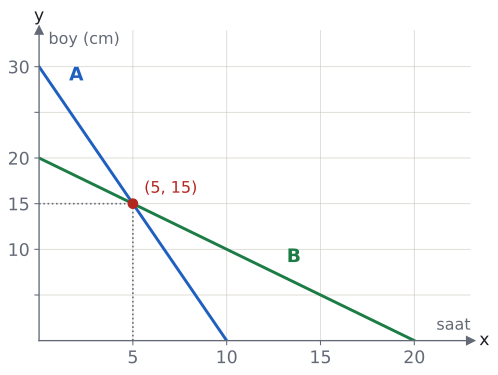

This chart was generated by the following Python code:
import sys; sys.path.insert(0, "tools")
from cizim import *

# A mumu: 30 cm, 10 saatte biter (3 cm/saat). B mumu: 20 cm, 20 saatte biter (1 cm/saat).
# 30 − 3t = 20 − t ⇒ t = 5, boy 15 cm.
fig, ax = sekil(5.8, 4.2)
eksenler(ax, x=(0, 23), y=(0, 34))
ax.set_xticks([5, 10, 15, 20]); ax.set_xticklabels(["5", "10", "15", "20"])
ax.set_yticks([5, 10, 15, 20, 25, 30]); ax.set_yticklabels(["", "10", "15", "20", "", "30"])
ax.plot([0, 10], [30, 0], color=MAVI); ax.plot([0, 20], [20, 0], color=YESIL)
ax.plot([5, 5], [0, 15], ":", color=SOLUK, lw=1.2); ax.plot([0, 5], [15, 15], ":", color=SOLUK, lw=1.2)
nokta(ax, 5, 15, renk=KIRMIZI)
kutu = dict(facecolor="white", edgecolor="none", pad=1.2, alpha=0.9)
ax.text(5.6, 16.2, "(5, 15)", color=KIRMIZI, fontsize=12, bbox=kutu)
ax.text(1.6, 28.5, "A", color=MAVI, fontsize=14, fontweight="bold")
ax.text(13.2, 8.6, "B", color=YESIL, fontsize=14, fontweight="bold")
ax.text(23, 1.2, "saat", ha="right", fontsize=12, color=SOLUK)
ax.text(0.5, 32.5, "boy (cm)", fontsize=12, color=SOLUK)
kaydet(fig, __file__)
